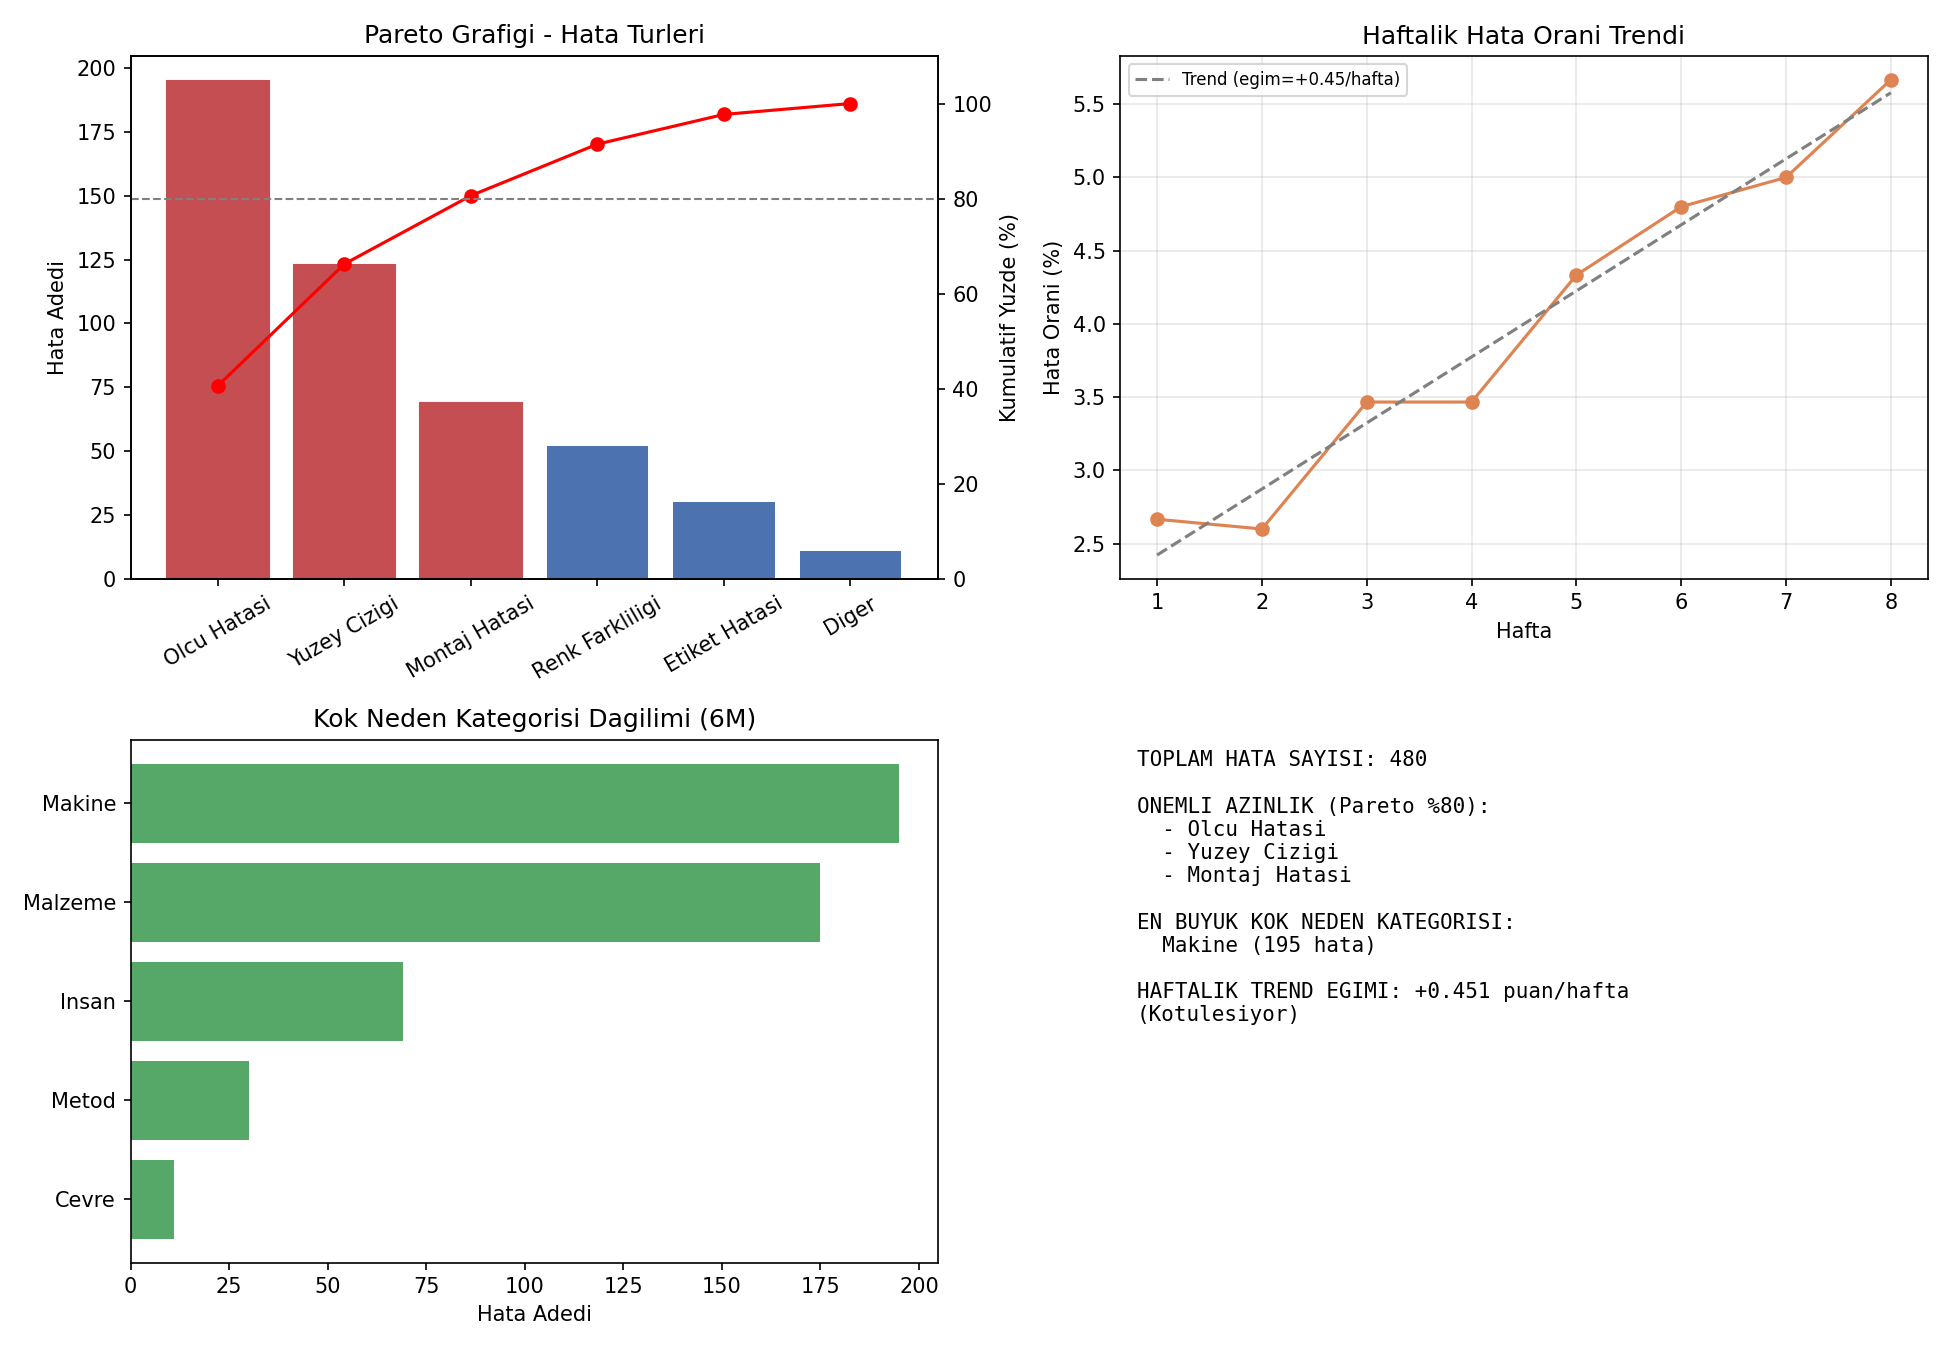

Recreate this plot in Python.
"""
Proje 2: Six Sigma DMAIC - Kok Neden Analizi (Pareto + Trend + 6M Kategori)

SENARYO:
Bir montaj hattinda son 8 haftada tespit edilen hatali parcalarin kayitlari
tutuluyor. Her hatanin bir turu (defect type) ve bu hatanin hangi ana
nedene (6M: Insan, Makine, Metod, Malzeme, Olcum, Cevre) bagli oldugu
kaydediliyor. Amac: en cok soruna yol acan hata turlerini (Pareto -
"onemli azinlik" ilkesi) ve zaman icindeki hata oranindaki egilimi
bulup kok neden analizine baslangic noktasi olusturmak.

KULLANILAN KUTUPHANELER:
- numpy   : rastgele veri uretimi
- pandas  : veri isleme ve gruplama (groupby)
- matplotlib : Pareto grafigi, trend grafigi ve kategori grafigi
"""

import numpy as np
import pandas as pd
import matplotlib.pyplot as plt


# ----------------------------------------------------------------------
# 1. ADIM: Hata verisini uret
# ----------------------------------------------------------------------
# Gercek bir projede bu veri MES/ERP sisteminden veya bir CSV'den gelir.
# Biz burada, gercekci bir dagilima sahip sentetik hata kaydi uretiyoruz.

np.random.seed(7)

# Hata turleri ve bunlarin GORECELI SIKLIGI (bazi hatalar digerlerinden
# cok daha sik gorulecek sekilde agirliklandirildi -> gercek Pareto
# etkisini simule etmek icin)
defect_types = ["Olcu Hatasi", "Yuzey Cizigi", "Montaj Hatasi",
                 "Renk Farkliligi", "Etiket Hatasi", "Diger"]
defect_weights = [0.40, 0.27, 0.15, 0.10, 0.05, 0.03]  # toplami 1.0

# Her hata turunun hangi 6M kategorisine (ana kok neden grubuna) ait oldugu
defect_to_category = {
    "Olcu Hatasi": "Makine",
    "Yuzey Cizigi": "Malzeme",
    "Montaj Hatasi": "Insan",
    "Renk Farkliligi": "Malzeme",
    "Etiket Hatasi": "Metod",
    "Diger": "Cevre",
}

n_defects = 480          # toplam kaydedilen hatali parca sayisi
n_weeks = 8               # analiz edilen hafta sayisi
haftalik_uretim = 1500    # her hafta uretilen toplam parca sayisi (sabit varsayim)

# her hataya rastgele bir hafta (1-8 arasi) ata; son haftalarda hata
# oraninin hafifce ARTTIGI bir egilim ekliyoruz (surec kotulesiyor
# senaryosu -> DMAIC'in "Analyze" asamasinda boyle bir sinyal aranir)
hafta_agirliklari = np.array([0.08, 0.09, 0.10, 0.11, 0.12, 0.15, 0.16, 0.19])
hafta_agirliklari = hafta_agirliklari / hafta_agirliklari.sum()

df = pd.DataFrame({
    "Hata_Turu": np.random.choice(defect_types, size=n_defects, p=defect_weights),
    "Hafta": np.random.choice(np.arange(1, n_weeks + 1), size=n_defects, p=hafta_agirliklari),
})
df["Kok_Neden_Kategorisi"] = df["Hata_Turu"].map(defect_to_category)


# ----------------------------------------------------------------------
# 2. ADIM: Pareto analizi (hangi hata turleri en cok soruna yol aciyor?)
# ----------------------------------------------------------------------
pareto = df["Hata_Turu"].value_counts().reset_index()
pareto.columns = ["Hata_Turu", "Adet"]
pareto = pareto.sort_values("Adet", ascending=False).reset_index(drop=True)

pareto["Kumulatif_Adet"] = pareto["Adet"].cumsum()
pareto["Kumulatif_Yuzde"] = 100 * pareto["Kumulatif_Adet"] / pareto["Adet"].sum()

# "onemli azinlik" -> kumulatif yuzde ilk kez %80'i astigi hata turleri
onemli_hatalar = pareto[pareto["Kumulatif_Yuzde"] <= 80]["Hata_Turu"].tolist()
if len(onemli_hatalar) < len(pareto):
    # %80 sinirini asan ilk hatayi da dahil et (Pareto kuralinin standart uygulamasi)
    onemli_hatalar.append(pareto.iloc[len(onemli_hatalar)]["Hata_Turu"])


# ----------------------------------------------------------------------
# 3. ADIM: Haftalik hata oranı trendi
# ----------------------------------------------------------------------
haftalik = df.groupby("Hafta").size().reset_index(name="Hata_Adedi")
haftalik["Hata_Orani_Yuzde"] = 100 * haftalik["Hata_Adedi"] / haftalik_uretim

# basit bir dogrusal trend (egim) hesapla -> hata orani artiyor mu azaliyor mu?
egim, kesisim = np.polyfit(haftalik["Hafta"], haftalik["Hata_Orani_Yuzde"], 1)


# ----------------------------------------------------------------------
# 4. ADIM: 6M kok neden kategorisi dagilimi
# ----------------------------------------------------------------------
kategori_dagilimi = df["Kok_Neden_Kategorisi"].value_counts().reset_index()
kategori_dagilimi.columns = ["Kategori", "Adet"]
kategori_dagilimi = kategori_dagilimi.sort_values("Adet", ascending=False)


# ----------------------------------------------------------------------
# 5. ADIM: Grafikleri ciz
# ----------------------------------------------------------------------
fig, axes = plt.subplots(2, 2, figsize=(13, 9))

# --- (a) Pareto grafigi ---
ax1 = axes[0, 0]
bars = ax1.bar(pareto["Hata_Turu"], pareto["Adet"], color='#4C72B0')
ax1.set_ylabel("Hata Adedi")
ax1.set_title("Pareto Grafigi - Hata Turleri")
ax1.tick_params(axis='x', rotation=30)

ax1b = ax1.twinx()
ax1b.plot(pareto["Hata_Turu"], pareto["Kumulatif_Yuzde"], color='red', marker='o')
ax1b.axhline(80, color='gray', linestyle='--', linewidth=1)
ax1b.set_ylabel("Kumulatif Yuzde (%)")
ax1b.set_ylim(0, 110)

# %80 cizgisinin uzerindeki hatalari renkli isaretle (onemli azinlik)
for i, bar in enumerate(bars):
    if pareto.loc[i, "Hata_Turu"] in onemli_hatalar:
        bar.set_color('#C44E52')

# --- (b) Haftalik hata orani trendi ---
ax2 = axes[0, 1]
ax2.plot(haftalik["Hafta"], haftalik["Hata_Orani_Yuzde"], marker='o', color='#DD8452')
trend_line = egim * haftalik["Hafta"] + kesisim
ax2.plot(haftalik["Hafta"], trend_line, linestyle='--', color='gray', label=f"Trend (egim={egim:+.2f}/hafta)")
ax2.set_xlabel("Hafta")
ax2.set_ylabel("Hata Orani (%)")
ax2.set_title("Haftalik Hata Orani Trendi")
ax2.legend(fontsize=8)
ax2.grid(alpha=0.3)

# --- (c) 6M kok neden kategori dagilimi ---
ax3 = axes[1, 0]
ax3.barh(kategori_dagilimi["Kategori"], kategori_dagilimi["Adet"], color='#55A868')
ax3.set_xlabel("Hata Adedi")
ax3.set_title("Kok Neden Kategorisi Dagilimi (6M)")
ax3.invert_yaxis()

# --- (d) Ozet metin paneli ---
ax4 = axes[1, 1]
ax4.axis('off')
ozet_metin = (
    f"TOPLAM HATA SAYISI: {n_defects}\n\n"
    f"ONEMLI AZINLIK (Pareto %80):\n"
    + "\n".join(f"  - {h}" for h in onemli_hatalar) + "\n\n"
    f"EN BUYUK KOK NEDEN KATEGORISI:\n  {kategori_dagilimi.iloc[0]['Kategori']} "
    f"({kategori_dagilimi.iloc[0]['Adet']} hata)\n\n"
    f"HAFTALIK TREND EGIMI: {egim:+.3f} puan/hafta\n"
    f"({'Kotulesiyor' if egim > 0 else 'Iyilesiyor'})"
)
ax4.text(0.02, 0.98, ozet_metin, va='top', ha='left', fontsize=10, family='monospace')

plt.tight_layout()
plt.savefig("dmaic_analiz.png", dpi=150)
plt.close()


# ----------------------------------------------------------------------
# 6. ADIM: Ozet raporu yazdir ve verileri CSV'ye kaydet
# ----------------------------------------------------------------------
print("=" * 60)
print("SIX SIGMA DMAIC - KOK NEDEN ANALIZI RAPORU")
print("=" * 60)
print(f"Toplam hata sayisi: {n_defects}  |  Analiz edilen hafta: {n_weeks}")
print("-" * 60)
print("PARETO TABLOSU:")
print(pareto.to_string(index=False))
print("-" * 60)
print(f"Onemli azinlik (kumulatif %80'i olusturan hata turleri):")
for h in onemli_hatalar:
    print(f"  - {h}")
print("-" * 60)
print("6M KOK NEDEN KATEGORISI DAGILIMI:")
print(kategori_dagilimi.to_string(index=False))
print("-" * 60)
print(f"Haftalik hata orani trend egimi: {egim:+.3f} puan/hafta")
if egim > 0:
    print("Yorum: Hata orani zamanla ARTIYOR - acil kok neden incelemesi onerilir.")
else:
    print("Yorum: Hata orani zamanla AZALIYOR - mevcut iyilestirmeler etkili gorunuyor.")
print("=" * 60)

pareto.to_csv("pareto_tablosu.csv", index=False)
haftalik.to_csv("haftalik_trend.csv", index=False)
df.to_csv("ham_hata_verisi.csv", index=False)
print("\nSonuclar 'dmaic_analiz.png' ve CSV dosyalarina kaydedildi.")
